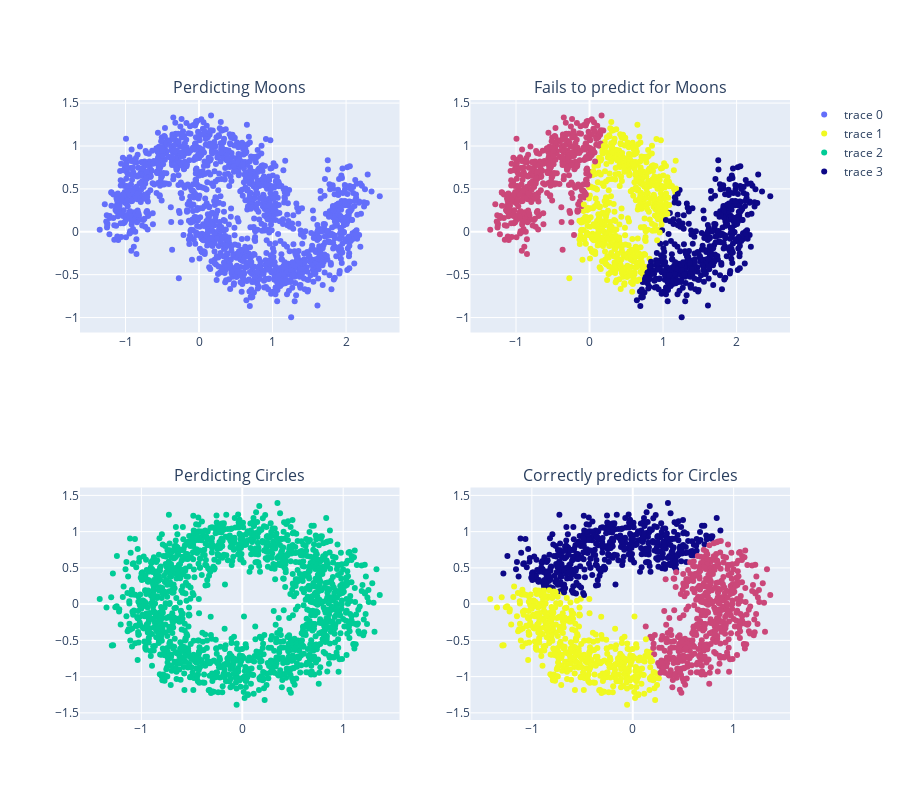

The cell this chart's notebook holds for it:
### Markdown cell above
<br/>

##### K Means generalizes to clusters of different shapes and sizes, such as **elliptical clusters** but is not able to generalize for **non-hyper spherical or elliptical** datasets.

### Code cell
noise = 0.17

# Assessment of K Means for non-hyper ellpitical shapes 
# (moons and hollow circles) with added noise for variation

fig = make_subplots(
    rows=2,
    cols=2,
    subplot_titles=(
        "Perdicting Moons",
        "Fails to predict for Moons",
        "Perdicting Circles",
        "Correctly predicts for Circles",
    ),
)

x1, _ = make_moons(n_samples=n_samples, random_state=random_state, noise=noise)

fig.add_trace(go.Scatter(x=x1[:, 0], y=x1[:, 1], mode="markers"), row=1, col=1)

y_pred = KMeans(n_clusters=3, random_state=random_state).fit_predict(x1)
fig.add_trace(
    go.Scatter(
        x=x1[:, 0],
        y=x1[:, 1],
        mode="markers",
        marker=dict(color=y_pred),
    ),
    row=1,
    col=2,
)

x2, _ = make_circles(n_samples=n_samples, random_state=random_state, noise=noise)

fig.add_trace(go.Scatter(x=x2[:, 0], y=x2[:, 1], mode="markers"), row=2, col=1)

y_pred = KMeans(n_clusters=3, random_state=random_state).fit_predict(x2)
fig.add_trace(
    go.Scatter(
        x=x2[:, 0],
        y=x2[:, 1],
        mode="markers",
        marker=dict(color=y_pred),
    ),
    row=2,
    col=2,
)

fig.update_layout(height=800)

fig.show()

### Figure 1 — Plotly figure (JSON) as saved in the notebook; plotly's stock layout.template omitted (floating-point values rounded to 4 significant figures; data arrays with more than 128 entries replaced by an {"elided": "..."} marker saying what was removed)
{"data": [{"mode": "markers", "type": "scatter", "x": {"elided": "1500 float values"}, "xaxis": "x", "y": {"elided": "1500 float values"}, "yaxis": "y"}, {"marker": {"color": {"elided": "1500 int values"}}, "mode": "markers", "type": "scatter", "x": {"elided": "1500 float values"}, "xaxis": "x2", "y": {"elided": "1500 float values"}, "yaxis": "y2"}, {"mode": "markers", "type": "scatter", "x": {"elided": "1500 float values"}, "xaxis": "x3", "y": {"elided": "1500 float values"}, "yaxis": "y3"}, {"marker": {"color": {"elided": "1500 int values"}}, "mode": "markers", "type": "scatter", "x": {"elided": "1500 float values"}, "xaxis": "x4", "y": {"elided": "1500 float values"}, "yaxis": "y4"}], "layout": {"annotations": [{"font": {"size": 16}, "showarrow": false, "text": "Perdicting Moons", "x": 0.225, "xanchor": "center", "xref": "paper", "y": 1, "yanchor": "bottom", "yref": "paper"}, {"font": {"size": 16}, "showarrow": false, "text": "Fails to predict for Moons", "x": 0.775, "xanchor": "center", "xref": "paper", "y": 1, "yanchor": "bottom", "yref": "paper"}, {"font": {"size": 16}, "showarrow": false, "text": "Perdicting Circles", "x": 0.225, "xanchor": "center", "xref": "paper", "y": 0.375, "yanchor": "bottom", "yref": "paper"}, {"font": {"size": 16}, "showarrow": false, "text": "Correctly predicts for Circles", "x": 0.775, "xanchor": "center", "xref": "paper", "y": 0.375, "yanchor": "bottom", "yref": "paper"}], "height": 800, "xaxis": {"anchor": "y", "domain": [0, 0.45]}, "xaxis2": {"anchor": "y2", "domain": [0.55, 1]}, "xaxis3": {"anchor": "y3", "domain": [0, 0.45]}, "xaxis4": {"anchor": "y4", "domain": [0.55, 1]}, "yaxis": {"anchor": "x", "domain": [0.625, 1]}, "yaxis2": {"anchor": "x2", "domain": [0.625, 1]}, "yaxis3": {"anchor": "x3", "domain": [0, 0.375]}, "yaxis4": {"anchor": "x4", "domain": [0, 0.375]}}}
